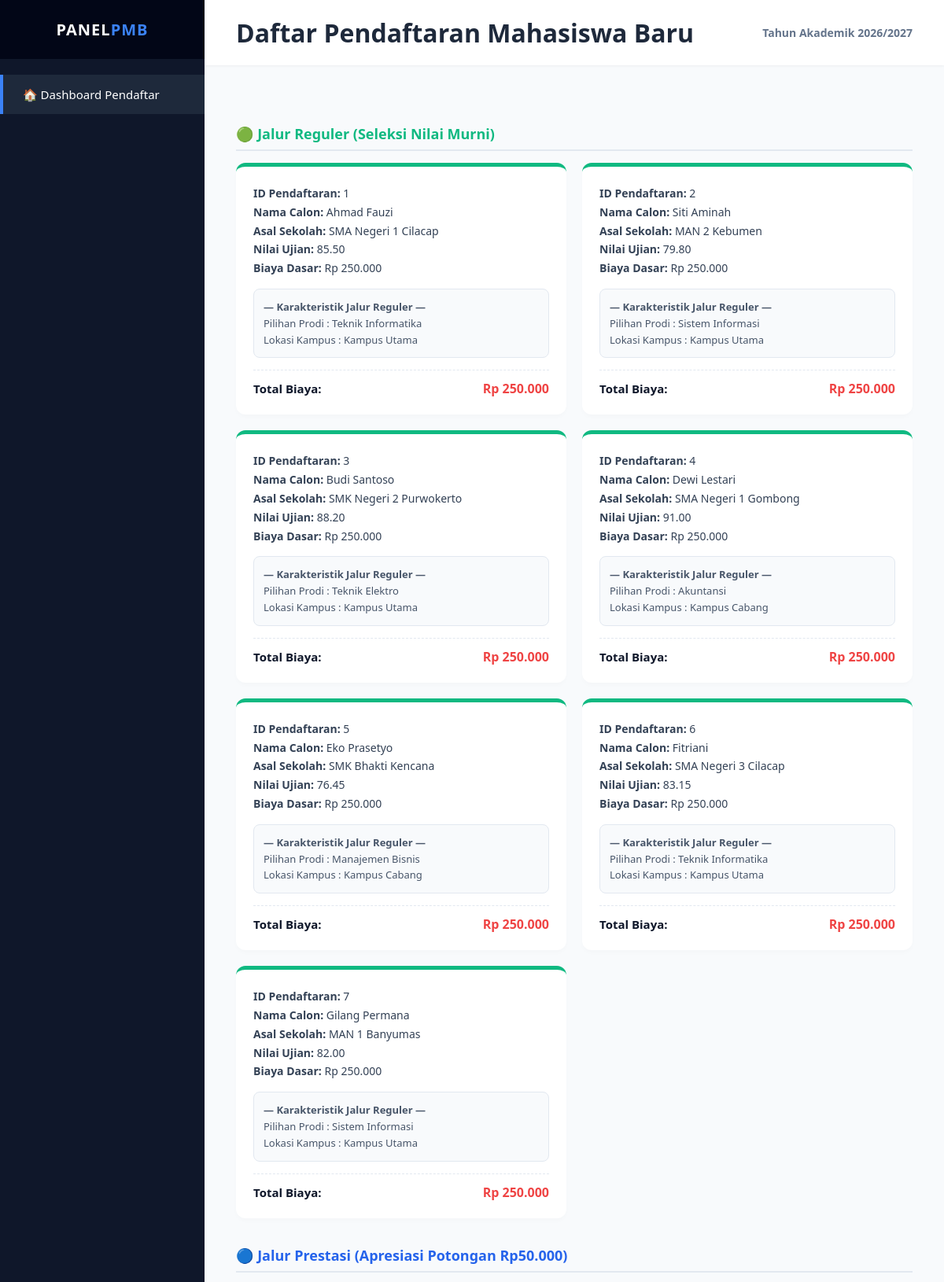
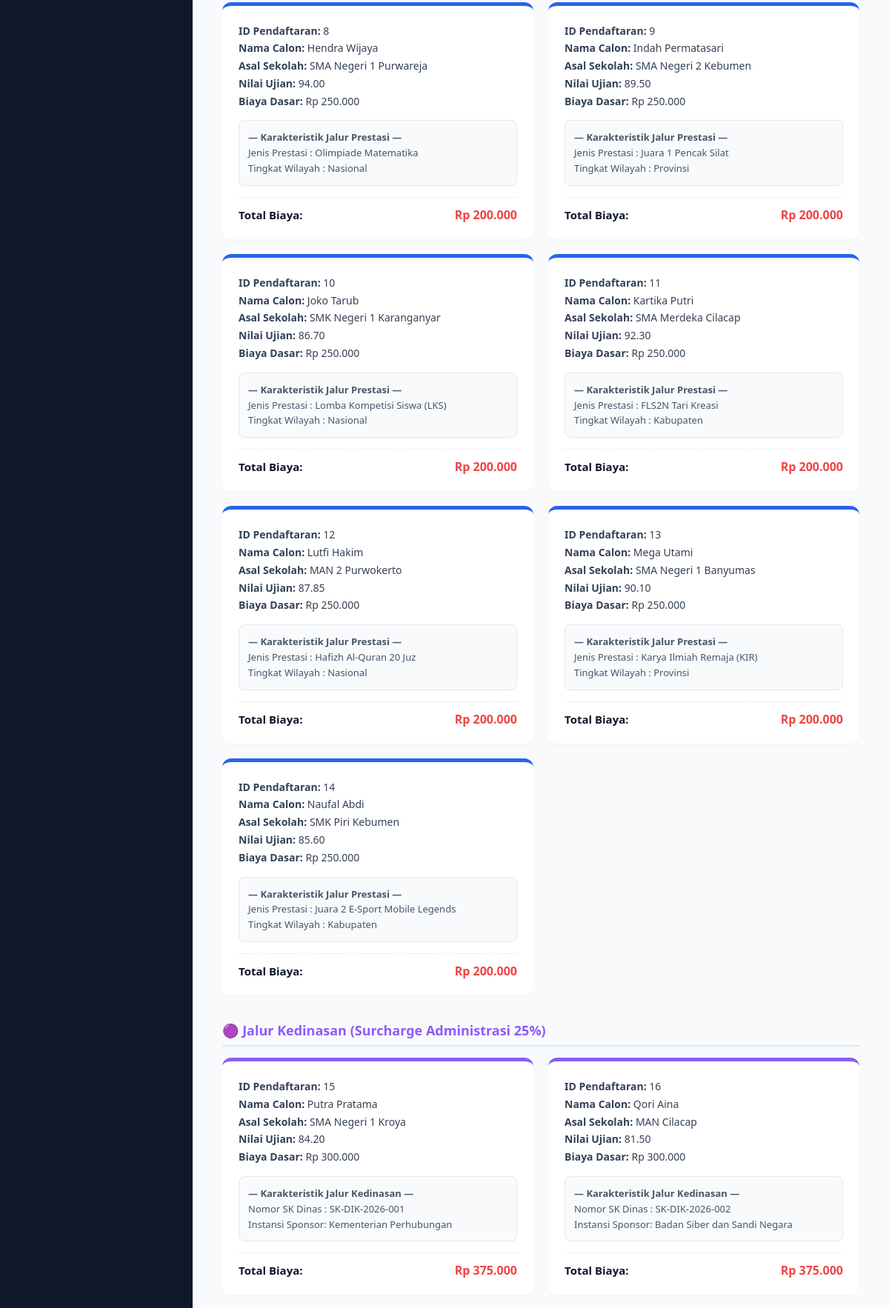
The page / (upper part) on the database its author committed (2 pictures, top to bottom).
### tables this page shows
CREATE TABLE `tabel_pendaftaran` (
  `id_pendaftaran` int NOT NULL,
  `nama_calon` varchar(255) NOT NULL,
  `asal_sekolah` varchar(150) NOT NULL,
  `nilai_ujian` decimal(5,2) NOT NULL,
  `biaya_pendaftaran_dasar` decimal(10,2) NOT NULL,
  `jalur_pendaftaran` enum('Reguler','Prestasi','Kedinasan') NOT NULL,
  `pilihan_prodi` varchar(100) DEFAULT NULL,
  `lokasi_kampus` varchar(100) DEFAULT NULL,
  `jenis_prestasi` varchar(100) DEFAULT NULL,
  `tingkat_prestasi` varchar(100) DEFAULT NULL,
  `sk_ikatan_dinas` varchar(100) DEFAULT NULL,
  `instansi_sponsor` varchar(255) DEFAULT NULL
);

### Pendaftaran.php (the view, shortened to what this page needs)
<?php
abstract class Pendaftaran {
    protected $id_pendaftaran;
    protected $nama_calon;
    protected $asal_sekolah;
    protected $nilai_ujian;
    protected $biayaPendaftaranDasar;
    public function __construct($dataRow) {
        $this->id_pendaftaran        = isset($dataRow['id_pendaftaran']) ? $dataRow['id_pendaftaran'] : null;
        $this->nama_calon            = isset($dataRow['nama_calon']) ? $dataRow['nama_calon'] : '-';
        $this->asal_sekolah          = isset($dataRow['asal_sekolah']) ? $dataRow['asal_sekolah'] : '-';
        $this->nilai_ujian            = isset($dataRow['nilai_ujian']) ? $dataRow['nilai_ujian'] : 0;
        $this->biayaPendaftaranDasar = isset($dataRow['biaya_pendaftaran_dasar']) ? $dataRow['biaya_pendaftaran_dasar'] : 0;
    }
    public function infoDasarPendaftar() {
        echo "<strong>ID Pendaftaran:</strong> " . $this->id_pendaftaran . "<br>";
        echo "<strong>Nama Calon:</strong> " . $this->nama_calon . "<br>";
        echo "<strong>Asal Sekolah:</strong> " . $this->asal_sekolah . "<br>";
        echo "<strong>Nilai Ujian:</strong> " . $this->nilai_ujian . "<br>";
        echo "<strong>Biaya Dasar:</strong> Rp " . number_format($this->biayaPendaftaranDasar, 0, ',', '.') . "<br>";
    }
}

### index.php (shortened to what this page needs)
<?php
require_once 'pendaftaran.php';
require_once 'PendaftaranReguler.php';
require_once 'PendaftaranPrestasi.php';
require_once 'PendaftaranKedinasan.php';
$database = new Koneksi();
$dbConnection = $database->getConnObjek();
$listReguler   = PendaftaranReguler::getDaftarReguler($dbConnection);
$listPrestasi  = PendaftaranPrestasi::getDaftarPrestasi($dbConnection);
$listKedinasan = PendaftaranKedinasan::getDaftarKedinasan($dbConnection);
?>
<!DOCTYPE html>
<html lang="id">
<head>
</head>
<body>
    <aside class="sidebar">
        <div class="brand">PANEL<span>PMB</span></div>
        <ul class="menu">
            <li><a href="index.php" class="active">🏠 Dashboard Pendaftar</a></li>
        </ul>
    </aside>
    <main class="main-content">
        <header class="header">
            <h1>Daftar Pendaftaran Mahasiswa Baru</h1>
            <div style="font-weight: 600; color: #64748b; font-size: 14px;">Tahun Akademik 2026/2027</div>
        </header>
        <div class="content-body">
            <div class="section-title title-reguler">🟢 Jalur Reguler (Seleksi Nilai Murni)</div>
            <div class="grid-pendaftaran">
                <?php if (empty($listReguler)): ?>
                    <p style="color: #94a3b8; font-style: italic;">Belum ada pendaftar pada Jalur Reguler.</p>
                <?php else: ?>
                    <?php foreach ($listReguler as $pendaftar): ?>
                        <div class="card-pendaftar card-reguler">
                            <div class="info-block">
                                <?php $pendaftar->infoDasarPendaftar(); ?>
                            </div>
                            <div class="spesifik-box">
                                <?php $pendaftar->tampilkanInfoJalur(); ?>
                            </div>
                            <div class="harga-total">
                                Total Biaya: <span>Rp <?php echo number_format($pendaftar->hitungTotalBiaya(), 0, ',', '.'); ?></span>
                            </div>
                        </div>
                    <?php endforeach; ?>
                <?php endif; ?>
            </div>
            <div class="section-title title-prestasi">🔵 Jalur Prestasi (Apresiasi Potongan Rp50.000)</div>
            <div class="grid-pendaftaran">
                <?php if (empty($listPrestasi)): ?>
                    <p style="color: #94a3b8; font-style: italic;">Belum ada pendaftar pada Jalur Prestasi.</p>
                <?php else: ?>
                    <?php foreach ($listPrestasi as $pendaftar): ?>
                        <div class="card-pendaftar card-prestasi">
                            <div class="info-block">
                                <?php $pendaftar->infoDasarPendaftar(); ?>
                            </div>
                            <div class="spesifik-box">
                                <?php $pendaftar->tampilkanInfoJalur(); ?>
                            </div>
                            <div class="harga-total">
                                Total Biaya: <span>Rp <?php echo number_format($pendaftar->hitungTotalBiaya(), 0, ',', '.'); ?></span>
                            </div>
                        </div>
                    <?php endforeach; ?>
                <?php endif; ?>
            </div>
            <div class="section-title title-kedinasan">🟣 Jalur Kedinasan (Surcharge Administrasi 25%)</div>
            <div class="grid-pendaftaran">
                <?php if (empty($listKedinasan)): ?>
                    <p style="color: #94a3b8; font-style: italic;">Belum ada pendaftar pada Jalur Kedinasan.</p>
                <?php else: ?>
                    <?php foreach ($listKedinasan as $pendaftar): ?>
                        <div class="card-pendaftar card-kedinasan">
                            <div class="info-block">
                                <?php $pendaftar->infoDasarPendaftar(); ?>
                            </div>
                            <div class="spesifik-box">
                                <?php $pendaftar->tampilkanInfoJalur(); ?>
                            </div>
                            <div class="harga-total">
                                Total Biaya: <span>Rp <?php echo number_format($pendaftar->hitungTotalBiaya(), 0, ',', '.'); ?></span>
                            </div>
                        </div>
                    <?php endforeach; ?>
                <?php endif; ?>
            </div>
        </div>
    </main>
</body>
</html>

### PendaftaranReguler.php (shortened to what this page needs)
<?php
require_once 'pendaftaran.php';
class PendaftaranReguler extends Pendaftaran {
    private $pilihanProdi;
    private $lokasiKampus;
    public function __construct($dataRow) {
        $this->pilihanProdi = isset($dataRow['pilihan_prodi']) ? $dataRow['pilihan_prodi'] : '-';
        $this->lokasiKampus = isset($dataRow['lokasi_kampus']) ? $dataRow['lokasi_kampus'] : '-';
    }
    public static function getDaftarReguler($db) {
        $query = "SELECT * FROM tabel_pendaftaran WHERE jalur_pendaftaran = 'Reguler'";
        $result = $db->query($query);
        $kumpulanObjek = [];
        if ($result && $result->num_rows > 0) {
            while ($row = $result->fetch_assoc()) {
                $kumpulanObjek[] = new self($row);
            }
        }
        return $kumpulanObjek;
    }
    public function hitungTotalBiaya() {
        return $this->biayaPendaftaranDasar;
    }
    public function tampilkanInfoJalur() {
        echo "<strong>— Karakteristik Jalur Reguler —</strong><br>";
        echo "Pilihan Prodi  : " . $this->pilihanProdi . "<br>";
        echo "Lokasi Kampus  : " . $this->lokasiKampus . "<br>";
    }
}

### PendaftaranPrestasi.php (shortened to what this page needs)
<?php
require_once 'pendaftaran.php';
class PendaftaranPrestasi extends Pendaftaran {
    private $jenisPrestasi;
    private $tingkatPrestasi;
    public function __construct($dataRow) {
        $this->jenisPrestasi   = isset($dataRow['jenis_prestasi']) ? $dataRow['jenis_prestasi'] : '-';
        $this->tingkatPrestasi = isset($dataRow['tingkat_prestasi']) ? $dataRow['tingkat_prestasi'] : '-';
    }
    public static function getDaftarPrestasi($db) {
        $query = "SELECT * FROM tabel_pendaftaran WHERE jalur_pendaftaran = 'Prestasi'";
        $result = $db->query($query);
        $kumpulanObjek = [];
        if ($result && $result->num_rows > 0) {
            while ($row = $result->fetch_assoc()) {
                $kumpulanObjek[] = new self($row);
            }
        }
        return $kumpulanObjek;
    }
    public function hitungTotalBiaya() {
        $total = $this->biayaPendaftaranDasar - 50000;
        return $total > 0 ? $total : 0;
    }
    public function tampilkanInfoJalur() {
        echo "<strong>— Karakteristik Jalur Prestasi —</strong><br>";
        echo "Jenis Prestasi  : " . $this->jenisPrestasi . "<br>";
        echo "Tingkat Wilayah : " . $this->tingkatPrestasi . "<br>";
    }
}

### PendaftaranKedinasan.php (shortened to what this page needs)
<?php
require_once 'pendaftaran.php';
class PendaftaranKedinasan extends Pendaftaran {
    private $skIkatanDinas;
    private $instansiSponsor;
    public function __construct($dataRow) {
        $this->skIkatanDinas   = isset($dataRow['sk_ikatan_dinas']) ? $dataRow['sk_ikatan_dinas'] : '-';
        $this->instansiSponsor = isset($dataRow['instansi_sponsor']) ? $dataRow['instansi_sponsor'] : '-';
    }
    public static function getDaftarKedinasan($db) {
        $query = "SELECT * FROM tabel_pendaftaran WHERE jalur_pendaftaran = 'Kedinasan'";
        $result = $db->query($query);
        $kumpulanObjek = [];
        if ($result && $result->num_rows > 0) {
            while ($row = $result->fetch_assoc()) {
                $kumpulanObjek[] = new self($row);
            }
        }
        return $kumpulanObjek;
    }
    public function hitungTotalBiaya() {
        return $this->biayaPendaftaranDasar * 1.25;
    }
    public function tampilkanInfoJalur() {
        echo "<strong>— Karakteristik Jalur Kedinasan —</strong><br>";
        echo "Nomor SK Dinas  : " . $this->skIkatanDinas . "<br>";
        echo "Instansi Sponsor: " . $this->instansiSponsor . "<br>";
    }
}

### index.php (style rules this page uses)
* { margin: 0; padding: 0; box-sizing: border-box; font-family: 'Segoe UI', Tahoma, Geneva, Verdana, sans-serif; }
body { display: flex; height: 100vh; background-color: #f8fafc; color: #1e293b; }
.sidebar { width: 260px; background-color: #0f172a; color: #fff; display: flex; flex-direction: column; }
.sidebar .brand { padding: 24px 20px; text-align: center; font-size: 20px; font-weight: bold; background-color: #020617; letter-spacing: 1px; }
.sidebar .brand span { color: #3b82f6; }
.sidebar .menu { list-style: none; padding: 20px 0; flex-grow: 1; }
.sidebar .menu li a { display: block; padding: 15px 25px; color: #94a3b8; text-decoration: none; font-size: 15px; border-left: 4px solid transparent; }
.sidebar .menu li a:hover, .sidebar .menu li a.active { background-color: #1e293b; color: #fff; border-left-color: #3b82f6; }
.main-content { flex-grow: 1; display: flex; flex-direction: column; overflow-y: auto; }
.header { background-color: #fff; padding: 20px 40px; display: flex; justify-content: space-between; align-items: center; box-shadow: 0 1px 3px rgba(0,0,0,0.05); }
.content-body { padding: 40px; }
.section-title { font-size: 18px; font-weight: bold; margin: 35px 0 15px 0; padding-bottom: 8px; border-bottom: 2px solid #e2e8f0; display: flex; align-items: center; gap: 10px; }
.title-reguler { color: #10b981; }
.title-prestasi { color: #2563eb; }
.title-kedinasan { color: #8b5cf6; }
.grid-pendaftaran { display: grid; grid-template-columns: repeat(auto-fit, minmax(320px, 1fr)); gap: 20px; }
.card-pendaftar { background-color: #fff; padding: 22px; border-radius: 12px; box-shadow: 0 4px 6px -1px rgba(0,0,0,0.02); border-top: 5px solid #3b82f6; display: flex; flex-direction: column; justify-content: space-between; transition: transform 0.2s, box-shadow 0.2s; }
.card-reguler { border-top-color: #10b981; }
.card-prestasi { border-top-color: #2563eb; }
.card-kedinasan { border-top-color: #8b5cf6; }
.info-block { font-size: 14px; line-height: 1.7; margin-bottom: 14px; color: #334155; }
.spesifik-box { background-color: #f8fafc; padding: 12px; border-radius: 8px; border: 1px solid #e2e8f0; font-size: 13px; color: #475569; margin-bottom: 15px; line-height: 1.6; }
.harga-total { font-size: 15px; font-weight: bold; color: #0f172a; padding-top: 12px; border-top: 1px dashed #e2e8f0; display: flex; justify-content: space-between; align-items: center; }
.harga-total span { color: #ef4444; font-size: 16px; }

### rows shown on the page
tabel_pendaftaran: id_pendaftaran "1", nama_calon "Ahmad Fauzi", asal_sekolah "SMA Negeri 1 Cilacap", nilai_ujian "85.50", biaya_pendaftaran_dasar "250.000", pilihan_prodi "Teknik Informatika", lokasi_kampus "Kampus Utama"
tabel_pendaftaran: id_pendaftaran "2", nama_calon "Siti Aminah", asal_sekolah "MAN 2 Kebumen", nilai_ujian "79.80", biaya_pendaftaran_dasar "250.000", pilihan_prodi "Sistem Informasi", lokasi_kampus "Kampus Utama"
tabel_pendaftaran: id_pendaftaran "3", nama_calon "Budi Santoso", asal_sekolah "SMK Negeri 2 Purwokerto", nilai_ujian "88.20", biaya_pendaftaran_dasar "250.000", pilihan_prodi "Teknik Elektro", lokasi_kampus "Kampus Utama"
tabel_pendaftaran: id_pendaftaran "4", nama_calon "Dewi Lestari", asal_sekolah "SMA Negeri 1 Gombong", nilai_ujian "91.00", biaya_pendaftaran_dasar "250.000", pilihan_prodi "Akuntansi", lokasi_kampus "Kampus Cabang"
tabel_pendaftaran: id_pendaftaran "5", nama_calon "Eko Prasetyo", asal_sekolah "SMK Bhakti Kencana", nilai_ujian "76.45", biaya_pendaftaran_dasar "250.000", pilihan_prodi "Manajemen Bisnis", lokasi_kampus "Kampus Cabang"
tabel_pendaftaran: id_pendaftaran "6", nama_calon "Fitriani", asal_sekolah "SMA Negeri 3 Cilacap", nilai_ujian "83.15", biaya_pendaftaran_dasar "250.000", pilihan_prodi "Teknik Informatika", lokasi_kampus "Kampus Utama"
tabel_pendaftaran: id_pendaftaran "7", nama_calon "Gilang Permana", asal_sekolah "MAN 1 Banyumas", nilai_ujian "82.00", biaya_pendaftaran_dasar "250.000", pilihan_prodi "Sistem Informasi", lokasi_kampus "Kampus Utama"
tabel_pendaftaran: id_pendaftaran "8", nama_calon "Hendra Wijaya", asal_sekolah "SMA Negeri 1 Purwareja", nilai_ujian "94.00", biaya_pendaftaran_dasar "250.000", jenis_prestasi "Olimpiade Matematika", tingkat_prestasi "Nasional", biaya_pendaftaran_dasar "200.000"
tabel_pendaftaran: id_pendaftaran "9", nama_calon "Indah Permatasari", asal_sekolah "SMA Negeri 2 Kebumen", nilai_ujian "89.50", biaya_pendaftaran_dasar "250.000", jenis_prestasi "Juara 1 Pencak Silat", tingkat_prestasi "Provinsi", biaya_pendaftaran_dasar "200.000"
tabel_pendaftaran: id_pendaftaran "10", nama_calon "Joko Tarub", asal_sekolah "SMK Negeri 1 Karanganyar", nilai_ujian "86.70", biaya_pendaftaran_dasar "250.000", jenis_prestasi "Lomba Kompetisi Siswa (LKS)", tingkat_prestasi "Nasional", biaya_pendaftaran_dasar "200.000"
tabel_pendaftaran: id_pendaftaran "11", nama_calon "Kartika Putri", asal_sekolah "SMA Merdeka Cilacap", nilai_ujian "92.30", biaya_pendaftaran_dasar "250.000", jenis_prestasi "FLS2N Tari Kreasi", tingkat_prestasi "Kabupaten", biaya_pendaftaran_dasar "200.000"
tabel_pendaftaran: id_pendaftaran "12", nama_calon "Lutfi Hakim", asal_sekolah "MAN 2 Purwokerto", nilai_ujian "87.85", biaya_pendaftaran_dasar "250.000", jenis_prestasi "Hafizh Al-Quran 20 Juz", tingkat_prestasi "Nasional", biaya_pendaftaran_dasar "200.000"
tabel_pendaftaran: id_pendaftaran "13", nama_calon "Mega Utami", asal_sekolah "SMA Negeri 1 Banyumas", nilai_ujian "90.10", biaya_pendaftaran_dasar "250.000", jenis_prestasi "Karya Ilmiah Remaja (KIR)", tingkat_prestasi "Provinsi", biaya_pendaftaran_dasar "200.000"
tabel_pendaftaran: id_pendaftaran "14", nama_calon "Naufal Abdi", asal_sekolah "SMK Piri Kebumen", nilai_ujian "85.60", biaya_pendaftaran_dasar "250.000", jenis_prestasi "Juara 2 E-Sport Mobile Legends", tingkat_prestasi "Kabupaten", biaya_pendaftaran_dasar "200.000"
tabel_pendaftaran: id_pendaftaran "15", nama_calon "Putra Pratama", asal_sekolah "SMA Negeri 1 Kroya", nilai_ujian "84.20", biaya_pendaftaran_dasar "300.000", sk_ikatan_dinas "SK-DIK-2026-001", instansi_sponsor "Kementerian Perhubungan", biaya_pendaftaran_dasar "375.000"
tabel_pendaftaran: id_pendaftaran "16", nama_calon "Qori Aina", asal_sekolah "MAN Cilacap", nilai_ujian "81.50", biaya_pendaftaran_dasar "300.000", sk_ikatan_dinas "SK-DIK-2026-002", instansi_sponsor "Badan Siber dan Sandi Negara", biaya_pendaftaran_dasar "375.000"
